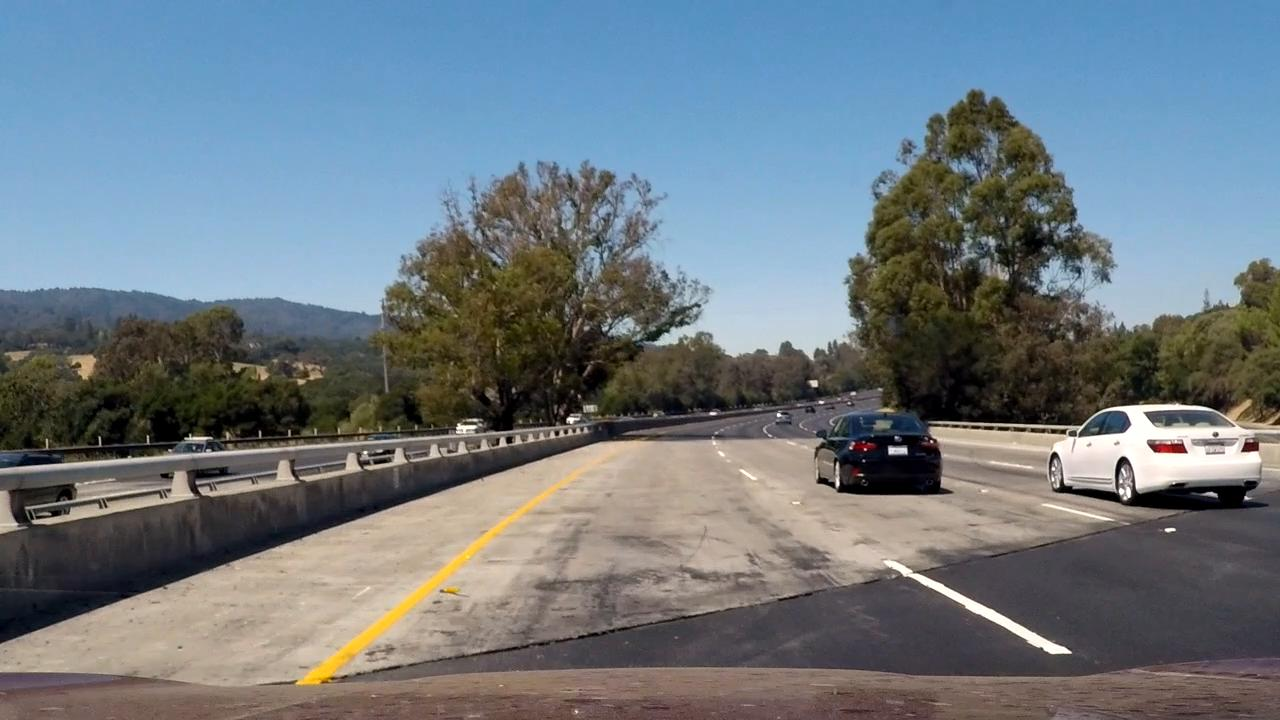
#> input picture test_images/4.2.jpg, 1280 x 720 px; its folder holds 6 pictures in this run
$ jupyter execute --allow-errors P1.ipynb   (shell and % lines are left out)
#> lines starting #> are read from the running program, lines starting #| are printed output that depends on the picture; after the words box and inside, x2 and y2 are one past the last pixel; in counts of white or black regions, pixels touching at a corner belong together
# Self-Driving Car Engineer Nanodegree

## Project: **Finding Lane Lines on the Road**
***
In this project, you will use the tools you learned about in the lesson to identify lane lines on the road.  You can develop your pipeline on a series of individual images, and later apply the result to a video stream (really just a series of images). Check out the video clip "raw-lines-example.mp4" (also contained in this repository) to see what the output should look like after using the helper functions below.

Once you have a result that looks roughly like "raw-lines-example.mp4", you'll need to get creative and try to average and/or extrapolate the line segments you've detected to map out the full extent of the lane lines.  You can see an example of the result you're going for in the video "P1_example.mp4".  Ultimately, you would like to draw just one line for the left side of the lane, and one for the right.

In addition to implementing code, there is a brief writeup to complete. The writeup should be completed in a separate file, which can be either a markdown file or a pdf document. There is a [write up template](https://github.com/udacity/CarND-LaneLines-P1/blob/master/writeup_template.md) that can be used to guide the writing process. Completing both the code in the Ipython notebook and the writeup template will cover all of the [rubric points](https://review.udacity.com/#!/rubrics/322/view) for this project.

---
Let's have a look at our first image called 'test_images/solidWhiteRight.jpg'.  Run the 2 cells below (hit Shift-Enter or the "play" button above) to display the image.

**Note: If, at any point, you encounter frozen display windows or other confounding issues, you can always start again with a clean slate by going to the "Kernel" menu above and selecting "Restart & Clear Output".**

---

**The tools you have are color selection, region of interest selection, grayscaling, Gaussian smoothing, Canny Edge Detection and Hough Tranform line detection.  You  are also free to explore and try other techniques that were not presented in the lesson.  Your goal is piece together a pipeline to detect the line segments in the image, then average/extrapolate them and draw them onto the image for display (as below).  Once you have a working pipeline, try it out on the video stream below.**

---

<figure>

 <figcaption>
 <p></p>
 <p style="text-align: center;"> Your output should look something like this (above) after detecting line segments using the helper functions below </p>
 </figcaption>
</figure>
 <p></p>
<figure>

 <figcaption>
 <p></p>
 <p style="text-align: center;"> Your goal is to connect/average/extrapolate line segments to get output like this</p>
 </figcaption>
</figure>

**Run the cell below to import some packages.  If you get an `import error` for a package you've already installed, try changing your kernel (select the Kernel menu above --> Change Kernel).  Still have problems?  Try relaunching Jupyter Notebook from the terminal prompt.  Also, see [this forum post](https://carnd-forums.udacity.com/cq/viewquestion.action?spaceKey=CAR&id=29496372&questionTitle=finding-lanes---import-cv2-fails-even-though-python-in-the-terminal-window-has-no-problem-with-import-cv2) for more troubleshooting tips.**

## Import Packages

[cell 1]
#importing some useful packages
import matplotlib.pyplot as plt
import matplotlib.image as mpimg
import numpy as np
import cv2

## Read in an Image

#> (a cell that did not finish here is left out)

## Ideas for Lane Detection Pipeline

**Some OpenCV functions (beyond those introduced in the lesson) that might be useful for this project are:**

`cv2.inRange()` for color selection
`cv2.fillPoly()` for regions selection
`cv2.line()` to draw lines on an image given endpoints
`cv2.addWeighted()` to coadd / overlay two images
`cv2.cvtColor()` to grayscale or change color
`cv2.imwrite()` to output images to file
`cv2.bitwise_and()` to apply a mask to an image

**Check out the OpenCV documentation to learn about these and discover even more awesome functionality!**

## Helper Functions

Below are some helper functions to help get you started. They should look familiar from the lesson!

[cell 3]
import math
from scipy import stats

def grayscale(img):
    """Applies the Grayscale transform
    This will return an image with only one color channel
    but NOTE: to see the returned image as grayscale
    (assuming your grayscaled image is called 'gray')
    you should call plt.imshow(gray, cmap='gray')"""
    return cv2.cvtColor(img, cv2.COLOR_RGB2GRAY)
    # Or use BGR2GRAY if you read an image with cv2.imread()
    # return cv2.cvtColor(img, cv2.COLOR_BGR2GRAY)

def hsv_filter(img, min_filter, max_filter):
    hsv_img = cv2.cvtColor(img ,cv2.COLOR_BGR2HSV)
    return cv2.inRange(hsv_img, min_filter, max_filter)

def canny(img, low_threshold, high_threshold):
    """Applies the Canny transform"""
    return cv2.Canny(img, low_threshold, high_threshold)

def gaussian_blur(img, kernel_size):
    """Applies a Gaussian Noise kernel"""
    return cv2.GaussianBlur(img, (kernel_size, kernel_size), 0)

def region_of_interest(img, vertices, mask_color = 255):
    """
    Applies an image mask.

    Only keeps the region of the image defined by the polygon
    formed from `vertices`. The rest of the image is set to black.
    """
    #defining a blank mask to start with
    if mask_color == 255:
        mask = np.zeros_like(img)
    else:
        mask = np.copy(img)

    #defining a 3 channel or 1 channel color to fill the mask with depending on the input image
    if len(img.shape) > 2:
        channel_count = img.shape[2]  # i.e. 3 or 4 depending on your image
        ignore_mask_color = (mask_color,) * channel_count
    else:
        ignore_mask_color = mask_color

    #filling pixels inside the polygon defined by "vertices" with the fill color
    cv2.fillPoly(mask, vertices, ignore_mask_color)

    #returning the image only where mask pixels are nonzero
    masked_image = cv2.bitwise_and(img, mask)
    return masked_image


def drop_outliers(lines):
    elements = np.array([ round((y2-y1)/(x2-x1), 1) for t in lines for x1,y1,x2,y2 in t])

    median = np.median(elements, axis=0)
    sd = np.std(elements, axis=0)

    lines = [t for t in lines for x1,y1,x2,y2 in t if (round((y2-y1)/(x2-x1), 1) >= median - 2 * sd)]
    lines = [t for t in lines for x1,y1,x2,y2 in t if (round((y2-y1)/(x2-x1), 1) <= median + 2 * sd)]

    elements = np.array([ (y2 - round((y2-y1)/(x2-x1), 1)*x2) for t in lines for x1,y1,x2,y2 in t])

    median = np.median(elements, axis=0)
    sd = np.std(elements, axis=0)

    lines = [t for t in lines for x1,y1,x2,y2 in t if ((y2 - round((y2-y1)/(x2-x1), 1)*x2) >= median - 2 * sd)]
    lines = [t for t in lines for x1,y1,x2,y2 in t if ((y2 - round((y2-y1)/(x2-x1), 1)*x2) <= median + 2 * sd)]

    return lines

def draw_lines(img, lines, color=[255, 0, 0], thickness=10, curve_fit_method="Regress", poly_degree=1):
    """
    This method attempts to use a decision tree to filter points of interest.
    Group slopes less then zero and greater then zero. Eliminate points that make up lines
    with positive slope that cannot be lanes and same with poits that make up lines for
    negative slope.

    After grouping the slopes based on greater then zero and less then zero the drop_outliers() api
    is used to remove outliers with respect to slope and intercept. This way we eliminate noise around
    the lane lines.

    This API will draw all lines of interest with green color and lane lines with red color.
    """
    group_dict = {'positive': [], 'negative': []}
    for line in lines:
        for x1,y1,x2,y2 in line:
            slope = round((y2-y1)/(x2-x1), 1)
            y_intercept = y2 - slope*x2
            # Group by slope
            if slope < 0 and y_intercept >= img.shape[0]*1.1 and x1 < img.shape[1]/2 and x2 < img.shape[1]/2:
                #print("-ve: slope, intercept", slope, y_intercept)
                group_dict['negative'].append(line)
            elif slope > 0 and y_intercept <= img.shape[0]*0.4 and x1 > img.shape[1]/2 and x2 > img.shape[1]/2:
                #print("+ve: slope, intercept", slope, y_intercept)
                group_dict['positive'].append(line)

    # remove outliers
    group_dict['positive'] = drop_outliers(group_dict['positive'])
    group_dict['negative'] = drop_outliers(group_dict['negative'])

    for k, v in group_dict.items():
        x = [ ]
        y = [ ]
        for line in v:
            for x1, y1, x2, y2 in line:
                slope = round((y2-y1)/(x2-x1), 1)
                y_intercept = y2 - slope*x2
                # print("after clipping: slope, intercept", slope, y_intercept)
                x.append(x1)
                x.append(x2)
                y.append(y1)
                y.append(y2)
                cv2.line(img, (x1, y1) , (x2, y2), color=[0,255,0], thickness=5)
        if len(x) != 0:
            if curve_fit_method is not None and str(curve_fit_method).lower() == "regress":
                slope, intercept, r_value, p_value, std_err = stats.linregress(x,y)
            else:
                slope, intercept = np.polyfit(x, y, poly_degree)

            ysize = img.shape[0]
            xsize = img.shape[1]
            cv2.line(img, (int((ysize - intercept)/slope), ysize) , (int((0 - intercept)/slope), 0), color, thickness)

def hough_lines(img, rho, theta, threshold, min_line_len, max_line_gap, min_ratio=None, max_ratio=None):
    """
    `img` should be the output of a Canny transform.

    Returns an image with hough lines drawn.
    """
    lines = cv2.HoughLinesP(img, rho, theta, threshold, np.array([]), minLineLength=min_line_len, maxLineGap=max_line_gap)
    line_img = np.zeros((img.shape[0], img.shape[1], 3), dtype=np.uint8)
    if lines is not None:
        draw_lines(line_img, lines)
    return line_img

# Python 3 has support for cool math symbols.

# [18 lines left out: functions weighted_img, extract_frames, not called in this run]

## Test Images

Build your pipeline to work on the images in the directory "test_images"
**You should make sure your pipeline works well on these images before you try the videos.**

[cell 4]
import os
os.listdir("test_images/")

## Build a Lane Finding Pipeline

Build the pipeline and run your solution on all test_images. Make copies into the `test_images_output` directory, and you can use the images in your writeup report.

Try tuning the various parameters, especially the low and high Canny thresholds as well as the Hough lines parameters.

[cell 5]
# TODO: Build your pipeline that will draw lane lines on the test_images
# then save them to the test_images directory.
def lane_finding_pipeline(img_arg):
    # copy the given arg so we do not mess with it.
    # Grab the x and y size and make a copy of the image
    lratio = 0.10
    rratio = 0.04
    ysize = img_arg.shape[0]
    xsize = img_arg.shape[1]
    #print ("xsize, ysize: " , xsize, ysize)
    image = np.copy(img_arg)

    # get grayscale image
    image_grey = grayscale(image)

    # Blur and apply Canny
    image_blur = gaussian_blur(image_grey, 5)
    image_canny = canny(image_blur, 30, 90)

    # Mask the region of interest and feed through hough.
    region_array = np.array([[(int(xsize*lratio), image_canny.shape[0]-0),
                              (int(xsize*(1.0-rratio)), image_canny.shape[0]-0),
                              ((xsize/2)*(1 + rratio*4), int(ysize*0.60)),
                              ((xsize/2)*(1 - lratio*1.5), int(ysize*0.60))]],
                            dtype=np.int32)


    region_array2 = np.array([[(int(xsize*lratio*3), image_canny.shape[0]-0),
                              (int(xsize*(1.0-rratio*4)), image_canny.shape[0]-0),
                              ((xsize/2)*(1 + rratio*4), int(ysize*0.70)),
                              ((xsize/2)*(1 - lratio*1), int(ysize*0.70))]],
                            dtype=np.int32)


    image_masked = region_of_interest(region_of_interest(image_canny, region_array), region_array2, mask_color = 0)

    image_hough = region_of_interest(hough_lines(image_masked, 1, np.pi/180, 10, 20, 10),
                                     region_array)


    # Use for debugging: Create a "color" binary image to combine with line image
    # color_edges = np.dstack((image_canny, image_canny, image_canny))
    return cv2.addWeighted(image_hough, 0.8, image, 1, 0)


def test_pipeline(image_dir, image_list=["*"]):
#> called with image_dir = 'test_images'
    if image_list == None or len(image_list) == 0 or image_list[0] == "*":
        image_list = os.listdir(image_dir)

    for image in image_list:
        plt.imshow(lane_finding_pipeline(mpimg.imread(image_dir + "/" + image)))
#> in lane_finding_pipeline, `lratio = 0.10`: lratio = 0.1
#> in lane_finding_pipeline, image is the input picture: shape (720, 1280, 3); mean R, G, B 110.5, 121.4, 129.1
#> in canny, `return cv2.Canny(img, low_threshold, high_threshold)`:
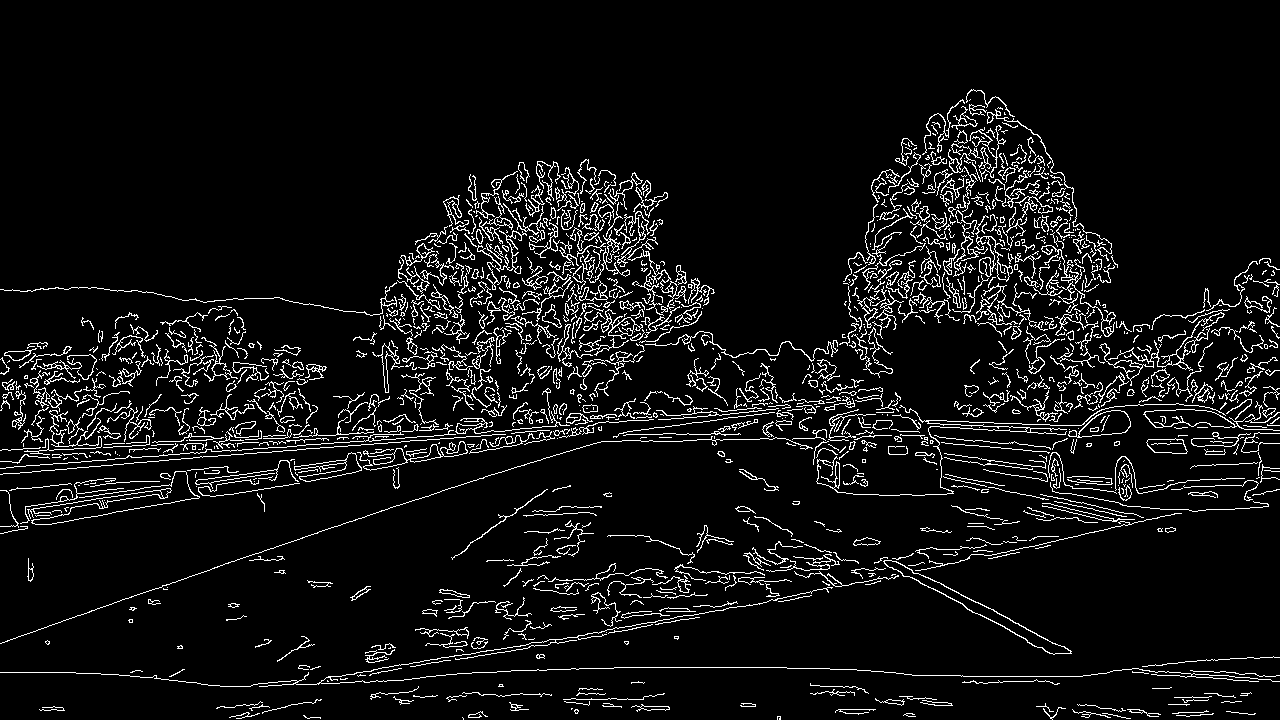
#> returned value: shape (720, 1280); 6.8% white in thin lines or dots, all inside (x1, y1, x2, y2) = (0, 89, 1280, 720)
#> in lane_finding_pipeline, `region_array = np.array([[(int(xsize*lratio), image_canny.shape[0]-0),..`: region_array = [[128, 720], [1228, 720], [742, 432], [544, 432]]
#> in lane_finding_pipeline, `region_array2 = np.array([[(int(xsize*lratio*3), image_canny.shape[0]-..`: region_array2 = [[384, 720], [1075, 720], [742, 503], [576, 503]]
#> call 2 of region_of_interest, with vertices = array of shape (1, 4, 2), mask_color = 0
#> in region_of_interest (call 2), `cv2.fillPoly(mask, vertices, ignore_mask_color)`:
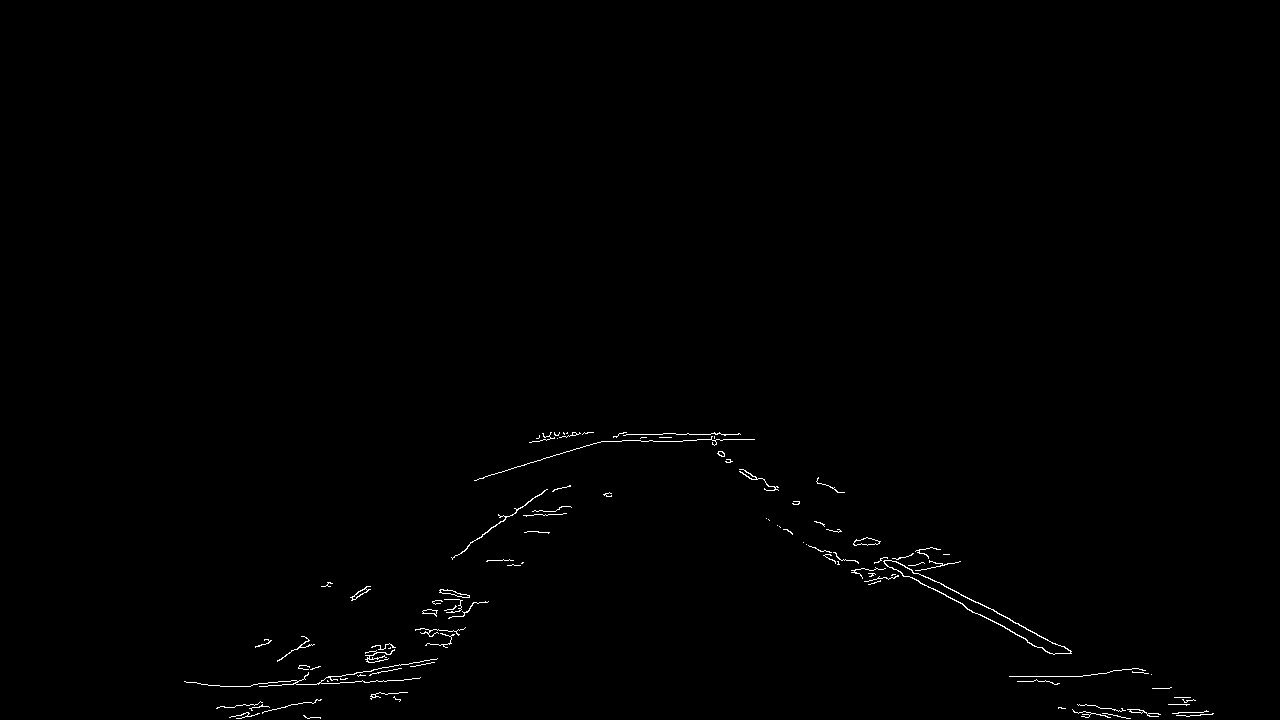
#> mask: shape (720, 1280); 0.48% white in thin lines or dots, all inside (x1, y1, x2, y2) = (184, 432, 1214, 719)
#> in hough_lines, `lines = cv2.HoughLinesP(img, rho, theta, threshold, np.array([]), minL..`: lines = 98 rows, first 6: [886, 557, 975, 602], [683, 440, 754, 439], [268, 685, 301, 684], [975, 601, 1052, 643], [884, 563, 966, 607], [676, 434, 740, 434]
#> the loop in draw_lines, `for line in lines:` made 98 passes
#> after the loop in draw_lines, `for k, v in group_dict.items():`:
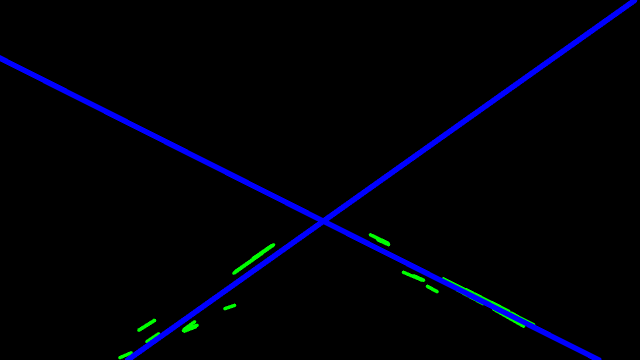
#> img: shape (720, 1280, 3) (shown at 1/2 size); mean of channels 0, 1, 2 7.8, 1.1, 0; drawn as B, G, R
#> in lane_finding_pipeline, `return cv2.addWeighted(image_hough, 0.8, image, 1, 0)`:
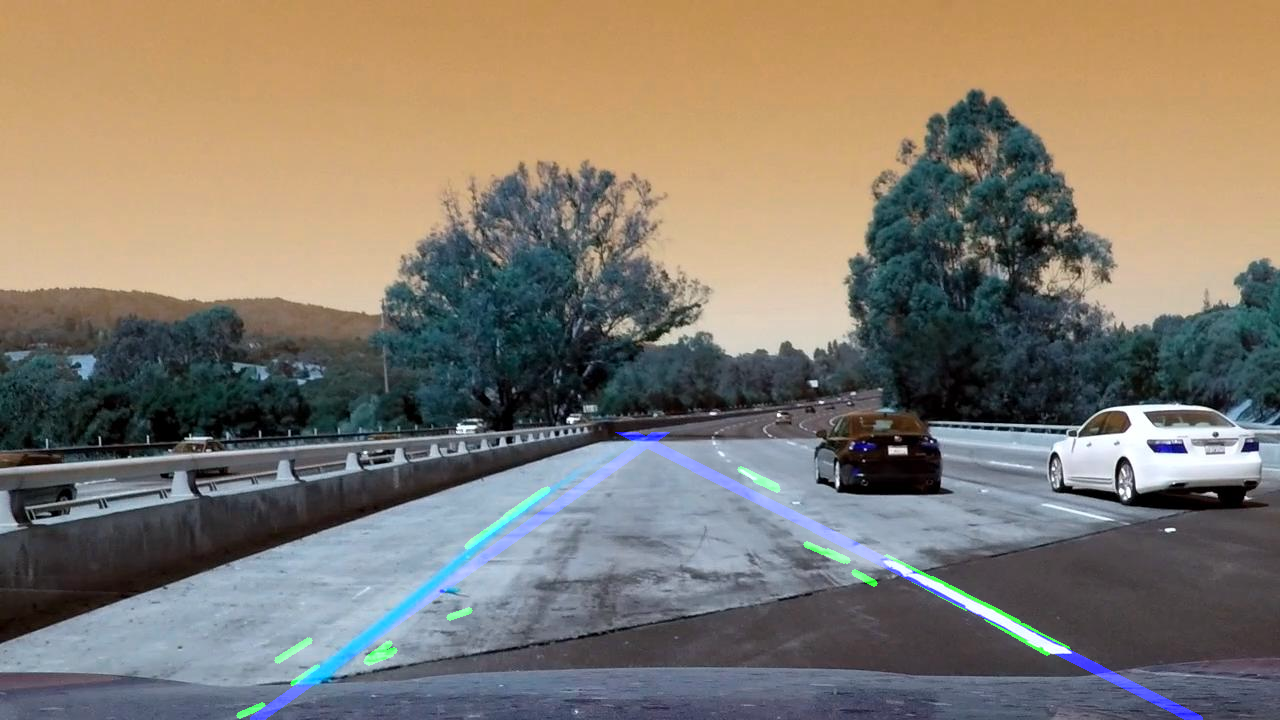
#> returned value: shape (720, 1280, 3); mean of channels 0, 1, 2 111.4, 121.9, 129.1; drawn as B, G, R
        plt.show()


#> (the rest of this cell did not finish here and is left out)

## Test on Videos

You know what's cooler than drawing lanes over images? Drawing lanes over video!

We can test our solution on two provided videos:

`solidWhiteRight.mp4`

`solidYellowLeft.mp4`

**Note: if you get an `import error` when you run the next cell, try changing your kernel (select the Kernel menu above --> Change Kernel).  Still have problems?  Try relaunching Jupyter Notebook from the terminal prompt. Also, check out [this forum post](https://carnd-forums.udacity.com/questions/22677062/answers/22677109) for more troubleshooting tips.**

**If you get an error that looks like this:**
```
NeedDownloadError: Need ffmpeg exe.
You can download it by calling:
imageio.plugins.ffmpeg.download()
```
**Follow the instructions in the error message and check out [this forum post](https://carnd-forums.udacity.com/display/CAR/questions/26218840/import-videofileclip-error) for more troubleshooting tips across operating systems.**

[cell 6]
# Import everything needed to edit/save/watch video clips
from moviepy.editor import VideoFileClip
from IPython.display import HTML

[cell 7]
# [5 lines left out: function process_image, not called in this run]

Let's try the one with the solid white lane on the right first ...

[cell 8]
white_output = 'test_videos_output/solidWhiteRight.mp4'
#> white_output = 'test_videos_output/solidWhiteRight.mp4'
## To speed up the testing process you may want to try your pipeline on a shorter subclip of the video
## To do so add .subclip(start_second,end_second) to the end of the line below
## Where start_second and end_second are integer values representing the start and end of the subclip
## You may also uncomment the following line for a subclip of the first 5 seconds
##clip1 = VideoFileClip("test_videos/solidWhiteRight.mp4").subclip(0,5)
#> (the rest of this cell did not finish here and is left out)
